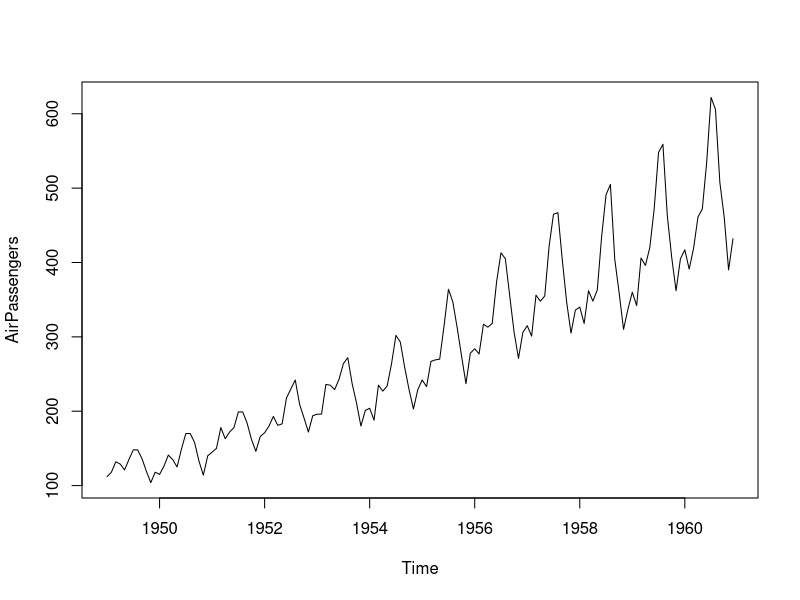
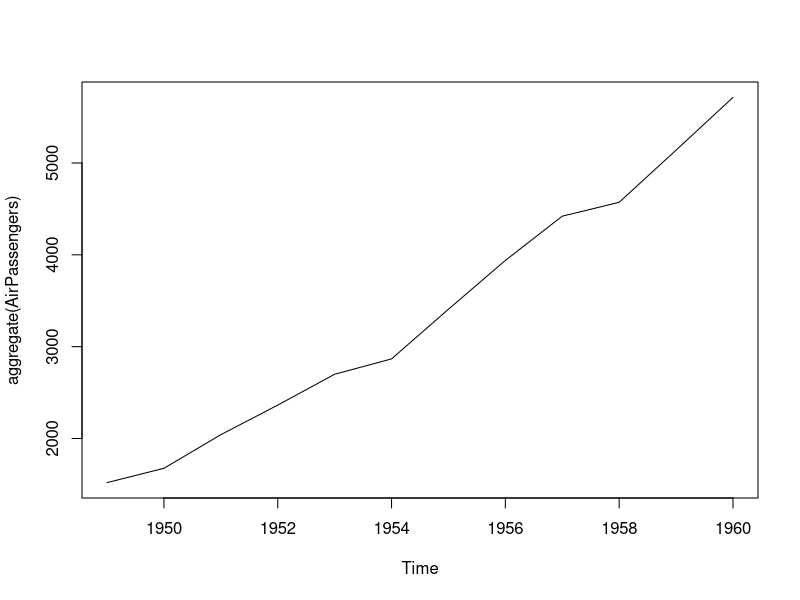
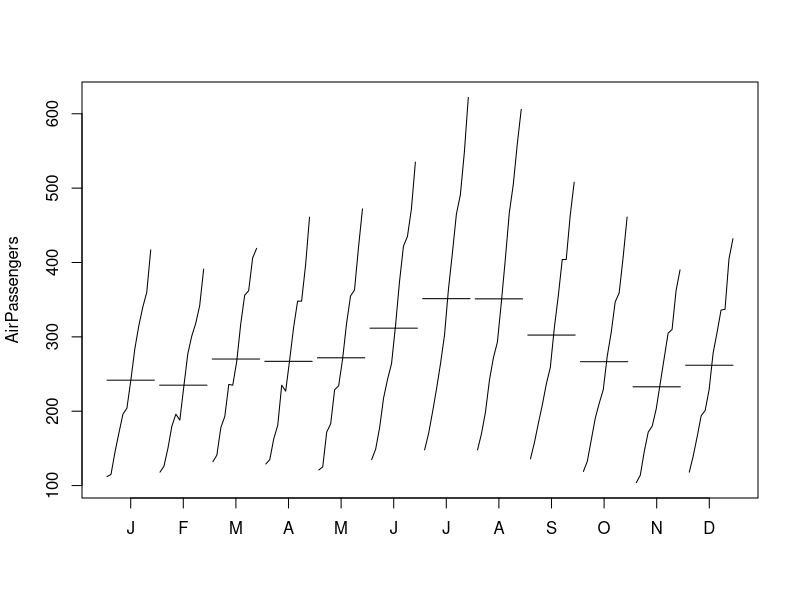
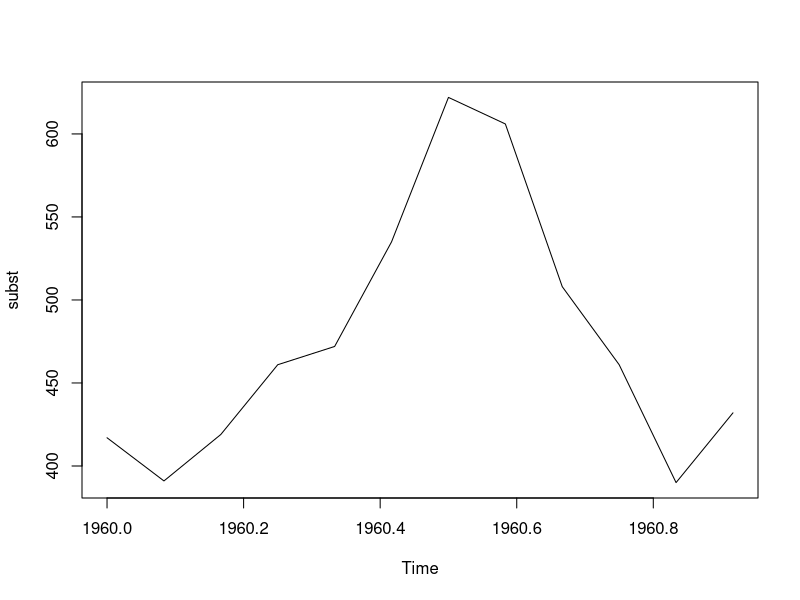
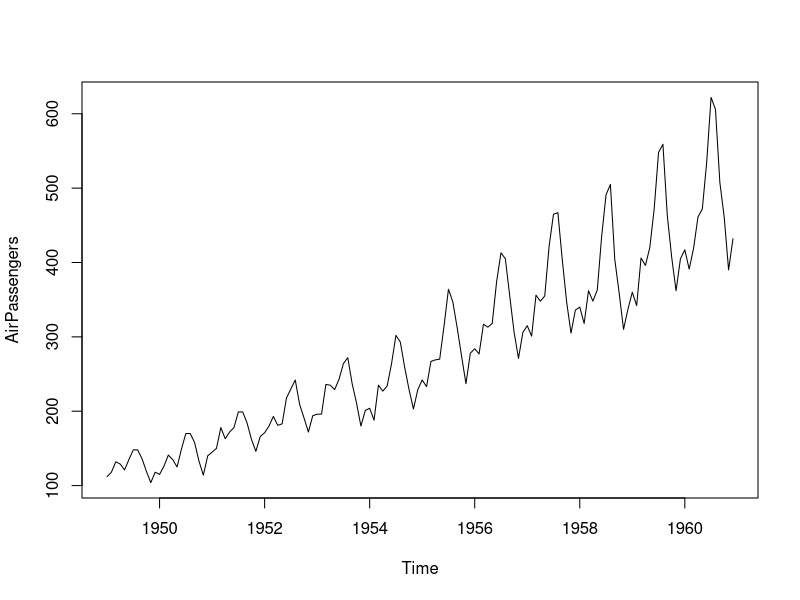
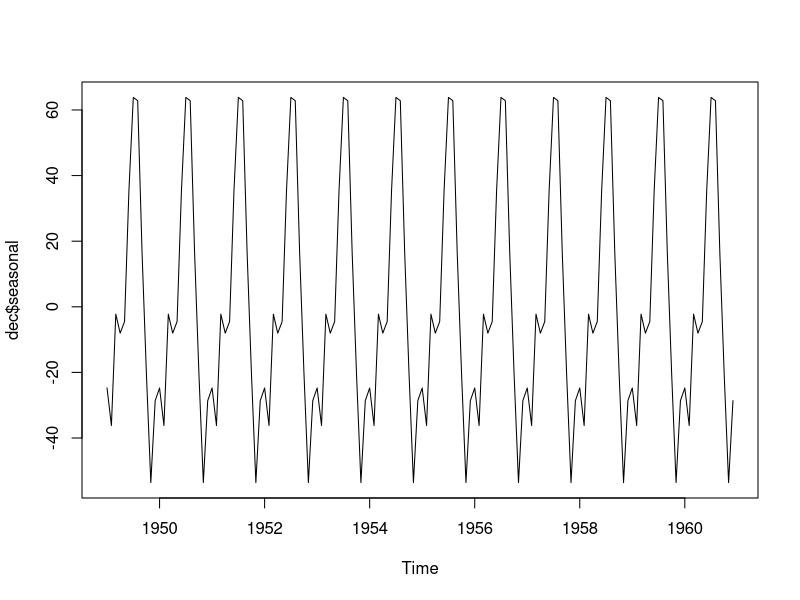
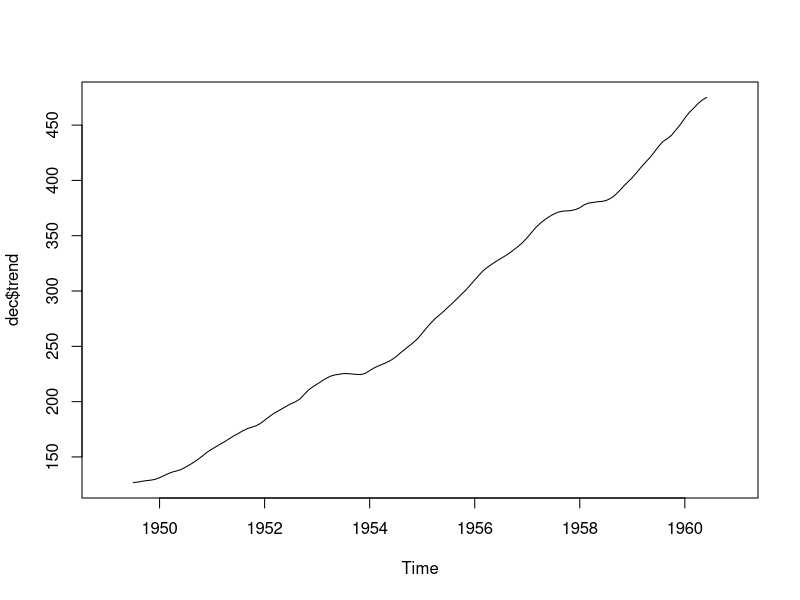
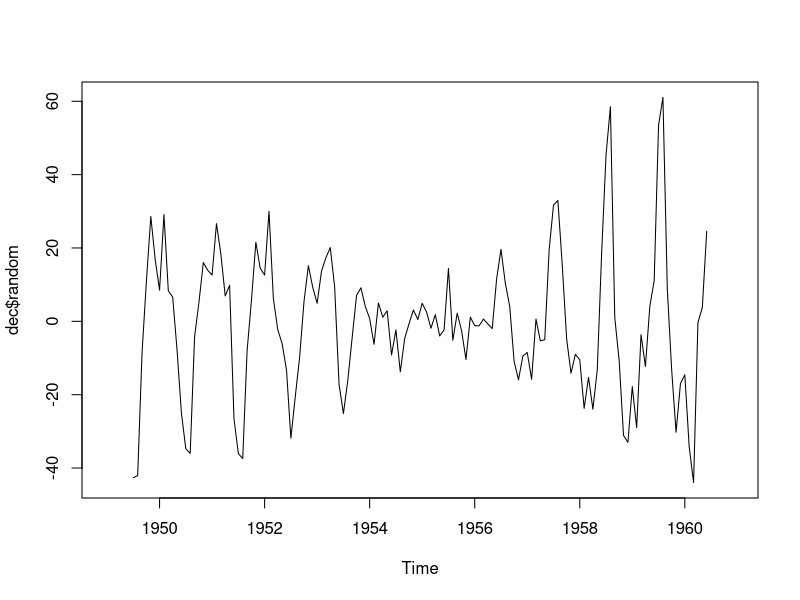

Write R code to recreate these figures, in order.
# Series Temporais
#
# Base usada: AirPassengers
AirPassengers
#
start(AirPassengers)
end(AirPassengers)
#
plot(AirPassengers)
#
plot(aggregate(AirPassengers))
#
monthplot(AirPassengers)
# 
# Selecionando apenas uma parte para ser analisada
subst = window(AirPassengers,start=c(1960,1),end=c(1960,12))
subst
plot(subst)

#
plot(AirPassengers)
#
# Decompor os elementos que compoem a serie temporal
dec = decompose(AirPassengers)
dec
#
dec$seasonal
dec$trend
dec$random
plot(dec$seasonal)
plot(dec$trend)
plot(dec$random)
#
plot(dec)